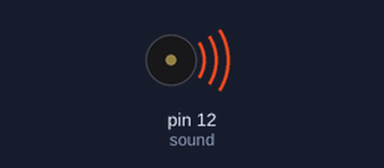
A sketch run on a simulated Arduino Uno, built with avr-gcc and run on an emulated ATmega328P. Shown: buzzer (waves = sounding).

Above: at 0.1 s.
Timing chart, 0 to 1.6 s (numbered marks = the images above):
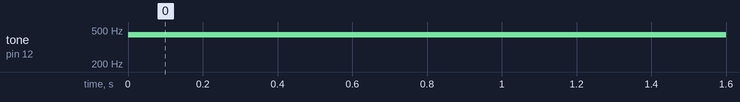

Measured:
- by itself, tone on pin 12 (sound): silent → 440 Hz at 0.00 s

The sketch:

speaker_pai.ino
```cpp
int sound = 12;


void setup() {
  // put your setup code here, to run once:
//  Serial.begin(9600);
  pinMode(sound,OUTPUT);
}

void loop() {
  // put your main code here, to run repeatedly:
  tone(sound,440);
}
```
